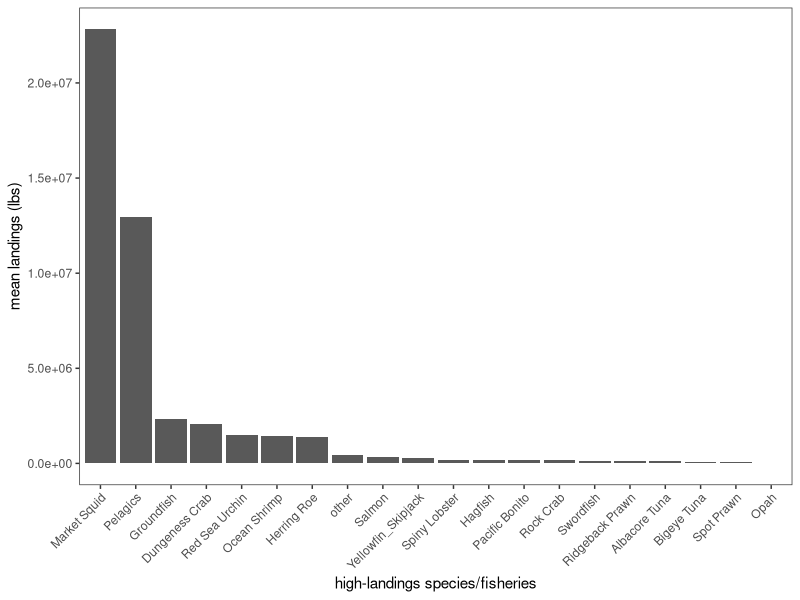

Reproduce this figure in R.
# Script for isolating the species of interest from the DFW dataset of monthly
# landings by area.

library(stringr)
library(stringi)
library(dplyr)
library(reshape2)
library(ggplot2)

# Import dataset of all areas
all_areas <- read.csv("Data/DFW areas/all_areas.csv")

# Fix known issues with species names
all_areas$Species <- str_replace_all(all_areas$Species, 
                                     c("Lobs ter California spiny" = "Lobster California spiny",
                                       "Anchovy  northern" = "Anchovy northern",
                                       "Crab y ellow rock" = "Crab yellow rock"))

# Find most-landed species ----------------------------------------------------
# Isolate total landings and find mean by year
high_landings <- all_areas[, c(1, 14:16)]
high_landings <- high_landings %>% group_by(area, Species) %>% 
  summarize(landings = mean(Landings))  

# Isolate each area & order by landings in descending order
total_e <- high_landings %>% filter(area == "Eureka")
total_e <- total_e[order(-total_e$landings), ]

total_fb <- high_landings %>% filter(area == "Fort Bragg")
total_fb <- total_fb[order(-total_fb$landings), ]

total_bb <- high_landings %>% filter(area == "Bodega Bay")
total_bb <- total_bb[order(-total_bb$landings), ]

total_sf <- high_landings %>% filter(area == "San Francisco")
total_sf <- total_sf[order(-total_sf$landings), ]

total_m <- high_landings %>% filter(area == "Monterey")
total_m <- total_m[order(-total_m$landings), ]

total_mb <- high_landings %>% filter(area == "Morro Bay")
total_mb <- total_mb[order(-total_mb$landings), ]

total_sb <- high_landings %>% filter(area == "Santa Barbara")
total_sb <- total_sb[order(-total_sb$landings), ]

total_la <- high_landings %>% filter(area == "Los Angeles")
total_la <- total_la[order(-total_la$landings), ]

total_sd <- high_landings %>% filter(area == "San Diego")
total_sd <- total_sd[order(-total_sd$landings), ]

# Create dataframe of highest landed species
high_landings <- rbind(total_e[1:11, 1:2], total_fb[1:11, 1:2], 
                       total_bb[1:11, 1:2], total_sf[1:11, 1:2], 
                       total_m[1:11, 1:2], total_mb[1:11, 1:2],
                       total_sb[1:11, 1:2], total_la[1:11, 1:2], 
                       total_sd[1:11, 1:2])

# Get list of unique species names (not fully unique :/ )
high_landings <- levels(factor(high_landings$Species))
print(high_landings)


# Isolate species of interest -------------------------------------------------
# Column names for the initial columns of the overall dataframe
initial_cols <- c("Species", "January", "February", "March", "April", "May", "June",
                  "July", "August", "September", "October", "November", "December", 
                  "Landings", "year", "area")

crab <- all_areas %>% filter(str_detect(Species, "Dungeness")) %>% bind_rows
lobster <- all_areas %>% filter(str_detect(Species, "Lobster")) %>% bind_rows
squid <- all_areas %>% filter(str_detect(Species, "Squid market")) %>% bind_rows
albacore <- all_areas %>% filter(str_detect(Species, "albacore")) %>% bind_rows
bigeye <- all_areas %>% filter(str_detect(Species, "Tuna bigeye")) %>% bind_rows
prawn_spot <- all_areas %>% filter(str_detect(Species, "Prawn spot")) %>% bind_rows
swordfish <- all_areas %>% filter(str_detect(Species, "Swordfish")) %>% bind_rows
opah <- all_areas %>% filter(str_detect(Species, "Opah")) %>% bind_rows
bonito <- all_areas %>% filter(str_detect(Species, "Bonito Pacific")) %>% bind_rows
prawn_ridge <- all_areas %>% filter(str_detect(Species, "Prawn ridgeback")) %>% bind_rows

# Rock crab -------------------------------------------------------------------
rock_crab <- all_areas %>% filter(str_detect(Species, 
                                             "Crab red rock|Crab rock unspecified|Crab yellow rock")) %>% bind_rows
# Update dataframe with new species name
rock_crab <- rock_crab[, -1] %>% group_by(area, year) %>%
  summarize(across(January:Landings, sum))  
rock_crab <- cbind(rep("Rock Crab", length(rock_crab$year)), rock_crab[, c(3:15, 2, 1)])
colnames(rock_crab) <- initial_cols

# Yellowfin/Skipjack ----------------------------------------------------------
# Info on grouping here: https://escholarship.org/uc/item/24r1s04n
yellow_skip <- all_areas %>% filter(str_detect(Species, 
                                               "Tuna yellowfin|Tuna skipjack")) %>% bind_rows
# Update dataframe with new species name
yellow_skip <- yellow_skip[, -1] %>% group_by(area, year) %>%
  summarize(across(January:Landings, sum))  
yellow_skip <- cbind(rep("Yellowfin_Skipjack", length(yellow_skip$year)), yellow_skip[, c(3:15, 2, 1)])
colnames(yellow_skip) <- initial_cols

# Herring roe -----------------------------------------------------------------
herring_roe <- all_areas %>% filter(str_detect(Species, 
                                               "Herring Pacific roe|Herring Roe")) %>% bind_rows
# Update dataframe with new species name
herring_roe <- herring_roe[, -1] %>% group_by(area, year) %>%
  summarize(across(January:Landings, sum))  
herring_roe <- cbind(rep("Herring Roe", length(herring_roe$year)), herring_roe[, c(3:15, 2, 1)])
colnames(herring_roe) <- initial_cols

# Red sea urchin --------------------------------------------------------------
urchin <- all_areas %>% filter(str_detect(Species, 
                                          "Sea urchin red|Urchin red")) %>% bind_rows
# Update dataframe with new species name
urchin <- urchin[, -1] %>% group_by(area, year) %>%
  summarize(across(January:Landings, sum))  
urchin <- cbind(rep("Red Sea Urchin", length(urchin$year)), urchin[, c(3:15, 2, 1)])
colnames(urchin) <- initial_cols

# Hagfish ---------------------------------------------------------------------
hagfish <- all_areas %>% filter(str_detect(Species, 
                                           "Hagfish|Hagfishes")) %>% bind_rows
# Update dataframe with new species name
hagfish <- hagfish[, -1] %>% group_by(area, year) %>%
  summarize(across(January:Landings, sum))  
hagfish <- cbind(rep("Hagfish", length(hagfish$year)), hagfish[, c(3:15, 2, 1)])
colnames(hagfish) <- initial_cols

# Shrimp ----------------------------------------------------------------------
shrimp <- all_areas %>% filter(str_detect(Species, 
                                          "Shrimp Pacific Ocean|Shrimp ocean pink")) %>% bind_rows
# Update dataframe with new species name
shrimp <- shrimp[, -1] %>% group_by(area, year) %>%
  summarize(across(January:Landings, sum))  
shrimp <- cbind(rep("Ocean Shrimp", length(shrimp$year)), shrimp[, c(3:15, 2, 1)])
colnames(shrimp) <- initial_cols

# Groundfish - from list here -------------------------------------------------
# https://wildlife.ca.gov/Conservation/Marine/Federal-Groundfish 
groundfish <- all_areas %>% filter(str_detect(Species, 
                                              "Halibut|Rockfish|Thornyhead|Sablefish|Skate|Shark leopard|Shark soupfin|Shark spiny dogfish|Ratfish|Cabezon|Greenling|Lingcod|Cod|Whiting|Scorpionfish|Flounder|Sole|Sanddab|Grenadiers")) %>% bind_rows
# Update dataframe with new species name
groundfish <- groundfish[, -1] %>% group_by(area, year) %>%
  summarize(across(January:Landings, sum))  
groundfish <- cbind(rep("Groundfish", length(groundfish$year)), groundfish[, c(3:15, 2, 1)])
colnames(groundfish) <- initial_cols

# Salmon ----------------------------------------------------------------------
salmon <- all_areas %>% filter(str_detect(Species, "Salmon")) %>% bind_rows
salmon <- salmon %>% filter(!str_detect(Species, "Roe"))  # Remove salmon roe fishery
# Update dataframe with new species name
salmon <- salmon[, -1] %>%  group_by(area, year) %>% 
  summarize(across(January:Landings, sum))
salmon <- cbind(rep("Salmon", length(salmon$year)), salmon[, c(3:15, 2, 1)])
colnames(salmon) <- initial_cols

# Coastal pelagic species gathered from NOAA fisheries ------------------------
pelagics <- all_areas %>% filter(str_detect(Species, 
                                            "Sardine|Mackerel|Anchovy northern")) %>% bind_rows
# Update dataframe with new species name
pelagics <- pelagics[, -1] %>% group_by(area, year) %>% 
  summarize(across(January:Landings, sum))
pelagics <- cbind(rep("Pelagics", length(pelagics$year)), pelagics[, c(3:15, 2, 1)])
colnames(pelagics) <- initial_cols


# Category for everything not selected above ----------------------------------
other <- all_areas %>% filter(!str_detect(Species, "Dungeness"))
other <- other %>% filter(!str_detect(Species, "Lobster"))
other <- other %>% filter(!str_detect(Species, "Squid market"))
other <- other %>% filter(!str_detect(Species, "albacore|Tuna bigeye|Tuna yellowfin|Tuna skipjack"))
other <- other %>% filter(!str_detect(Species, "Prawn spot|Prawn ridgeback"))
other <- other %>% filter(!str_detect(Species, "Swordfish"))
other <- other %>% filter(!str_detect(Species, "Opah"))
other <- other %>% filter(!str_detect(Species, "Herring Pacific roe"))
other <- other %>% filter(!str_detect(Species, "Sea urchin red|Urchin red"))
other <- other %>% filter(!str_detect(Species, "Hagfish|Hagfishes"))
other <- other %>% filter(!str_detect(Species, "Shrimp Pacific Ocean|Shrimp ocean pink"))
other <- other %>% filter(!str_detect(Species, "Halibut"))
other <- other %>% filter(!str_detect(Species, "Rockfish"))
other <- other %>% filter(!str_detect(Species, "Thornyhead"))
other <- other %>% filter(!str_detect(Species, "Sablefish"))
other <- other %>% filter(!str_detect(Species, "Skate"))
other <- other %>% filter(!str_detect(Species, "Shark leopard|Shark soupfin|Shark spiny dogfish"))
other <- other %>% filter(!str_detect(Species, "Ratfish"))
other <- other %>% filter(!str_detect(Species, "Cabezon"))
other <- other %>% filter(!str_detect(Species, "Greenling"))
other <- other %>% filter(!str_detect(Species, "Lingcod"))
other <- other %>% filter(!str_detect(Species, "Cod"))
other <- other %>% filter(!str_detect(Species, "Whiting"))
other <- other %>% filter(!str_detect(Species, "Scorpionfish"))
other <- other %>% filter(!str_detect(Species, "Flounder"))
other <- other %>% filter(!str_detect(Species, "Sole"))
other <- other %>% filter(!str_detect(Species, "Sanddab"))
other <- other %>% filter(!str_detect(Species, "Grenadiers"))
other <- other %>% filter(!str_detect(Species, "Salmon"))
other <- other %>% filter(!str_detect(Species, "Sardine|Mackerel|Anchovy"))
other <- other %>% filter(!str_detect(Species, "Bonito Pacific"))
other <- other %>% filter(!str_detect(Species, "Crab red rock|Crab rock unspecified|Crab yellow rock"))

other_species <- levels(factor(other$Species))
print(other_species)
other <- other[, -1] %>% group_by(area, year) %>% 
  summarize(across(January:Landings, sum))
other <- cbind(rep("other", length(other$year)), other[, c(3:15, 2, 1)])
colnames(other) <- initial_cols


# Create dataframe of all species of interest ---------------------------------
all_soi <- rbind(crab, lobster, squid, albacore, bigeye, yellow_skip, 
                 prawn_spot, prawn_ridge, swordfish, opah, herring_roe, urchin, 
                 hagfish, shrimp, groundfish, salmon, pelagics, bonito, 
                 rock_crab, other)

all_soi$Species <- trimws(all_soi$Species)  # trim white space from names

# Replace DFW species names with more understandable text
all_soi$Species <- str_replace_all(all_soi$Species, 
                                   c("Crab Dungeness" = "Dungeness Crab",
                                     "Lobster California spiny" = "Spiny Lobster",
                                     "Prawn spot" = "Spot Prawn",
                                     "Squid market" = "Market Squid",
                                     "Tuna albacore" = "Albacore Tuna",
                                     "Tuna bigeye" = "Bigeye Tuna",
                                     "Bonito Pacific" = "Pacific Bonito",
                                     "Prawn ridgeback" = "Ridgeback Prawn"))
species <- levels(factor(all_soi$Species))  # list of species
print(species)  # check species list


# Check relative landings for the species of interest -------------------------
total_landings <- all_soi[, c(1, 14:16)]
total_landings <- total_landings %>% group_by(Species) %>% 
  summarize(landings = mean(Landings)) 

total_plot <- ggplot(total_landings, aes(y = landings, x = reorder(Species, -landings))) +
  geom_bar(position = "dodge", stat = "identity") +
  ylab("mean landings (lbs)") + xlab("high-landings species/fisheries") +
  theme_bw() +
  theme(panel.grid.major = element_blank(), panel.grid.minor = element_blank()) +
  theme(axis.text.x = element_text(angle = 45, hjust = 1)) 

ggsave(filename="DFW pdf data/Figures/all_soi_landings.pdf", total_plot,
       width=300, height=150, units="mm", dpi=300)

# Calculate what percentage 'other' represents
(total_landings[[10,2]] / sum(total_landings[-10,2])) * 100


# Write .csv files for all SOI and the top SOI --------------------------------
write.csv(all_soi, "Data/dfw_areas_all_soi.csv", row.names = FALSE)

top_soi <- all_soi %>% filter(str_detect(Species, 
                                         "Market Squid|Pelagics|Groundfish|Dungeness Crab|Red Sea Urchin|Ocean Shrimp|Herring Roe|Salmon"))
write.csv(top_soi, "Data/dfw_areas_top_soi.csv", row.names = FALSE)
